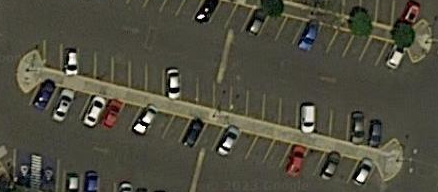
#> input picture test/2.png, 438 x 192 px
$ python test2.py
#> lines starting #> are read from the running program, lines starting #| are printed output that depends on the picture; after the words box and inside, x2 and y2 are one past the last pixel; in counts of white or black regions, pixels touching at a corner belong together
# -*- coding: utf-8 -*-
"""
Created on Thu Nov 23 22:49:56 2023

@author: A_209
"""

import cv2
from matplotlib import pyplot as plt
import numpy as np

# [150 lines left out: functions detectar_carros_por_color, segmentacion_por_umbral, rellenar_bordes_color_plano, cerrar_bordes_y_rellenar, encontrar_contornos, not called in this run]

def quitar_color_predominante(ruta_imagen):
    # Cargar la imagen
#> called with ruta_imagen = 'test/2.png'
    imagen = cv2.imread(ruta_imagen)
#> imagen is the input picture: shape (192, 438, 3); mean B, G, R 63.1, 77.1, 79
    imagen_rgb = cv2.cvtColor(imagen, cv2.COLOR_BGR2RGB)

    # Convertir la imagen a escala de grises
    imagen_gris = cv2.cvtColor(imagen, cv2.COLOR_BGR2GRAY)
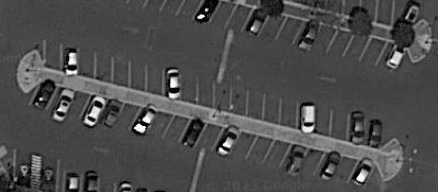
#> imagen_gris: shape (192, 438); min 0, max 255, mean 76.1

    # Calcular el color más predominante en la imagen
    hist = cv2.calcHist([imagen], [0, 1, 2], None, [256, 256, 256], [0, 256, 0, 256, 0, 256])
    color_predominante = np.unravel_index(hist.argmax(), hist.shape)
#> color_predominante = (59, 71, 71)

    # Definir un rango para el color predominante
    umbral = 30
    lower_color = np.array([max(0, color_predominante[0] - umbral), max(0, color_predominante[1] - umbral),
                            max(0, color_predominante[2] - umbral)])
#> lower_color = [29, 41, 41]
    upper_color = np.array([min(255, color_predominante[0] + umbral), min(255, color_predominante[1] + umbral),
                            min(255, color_predominante[2] + umbral)])
#> upper_color = [89, 101, 101]

    # Crear una máscara para el color predominante
    mask = cv2.inRange(imagen, lower_color, upper_color)
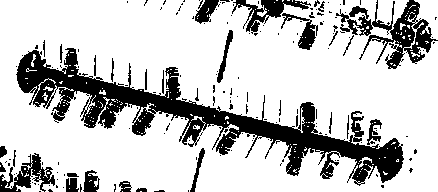
#> mask: shape (192, 438); 77.4% white; 168 black regions (136 under 20 px), largest, box (x1, y1, x2, y2) and area: (16, 48, 404, 186) 11907, (336, 0, 438, 69) 2329, (0, 153, 55, 192) 867

    # Invertir la máscara
    mask = cv2.bitwise_not(mask)

    # Aplicar la máscara a la imagen original
    resultado = cv2.bitwise_and(imagen_rgb, imagen_rgb, mask=mask)
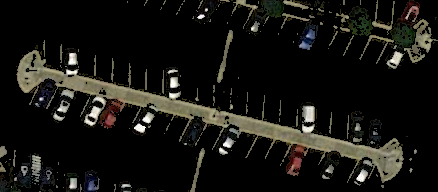
#> resultado: shape (192, 438, 3); mean R, G, B 22.7, 21.9, 18.1

    # Mostrar la imagen resultante
    plt.imshow(resultado)
    plt.title('Eliminación del Color Predominante')
    plt.axis('off')
    plt.show()

# [5 lines of commented-out code are left out]
quitar_color_predominante("test/2.png")

$ run again, with test/3.png copied over test/2.png
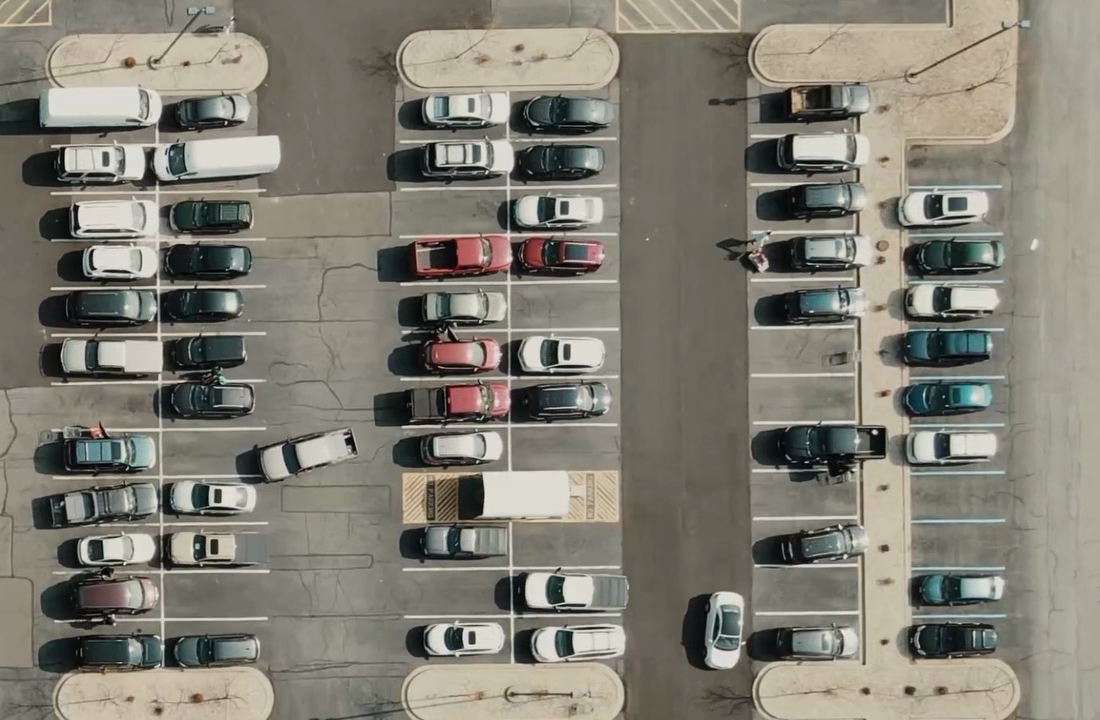
#> input picture test/3.png, 1100 x 720 px
#> in quitar_color_predominante, imagen is the input picture: shape (720, 1100, 3); mean B, G, R 116, 126.7, 129.8
#> color_predominante = (95, 107, 111)
#> lower_color = [65, 77, 81]
#> upper_color = [125, 137, 141]
#> in quitar_color_predominante, `mask = cv2.inRange(imagen, lower_color, upper_color)`:
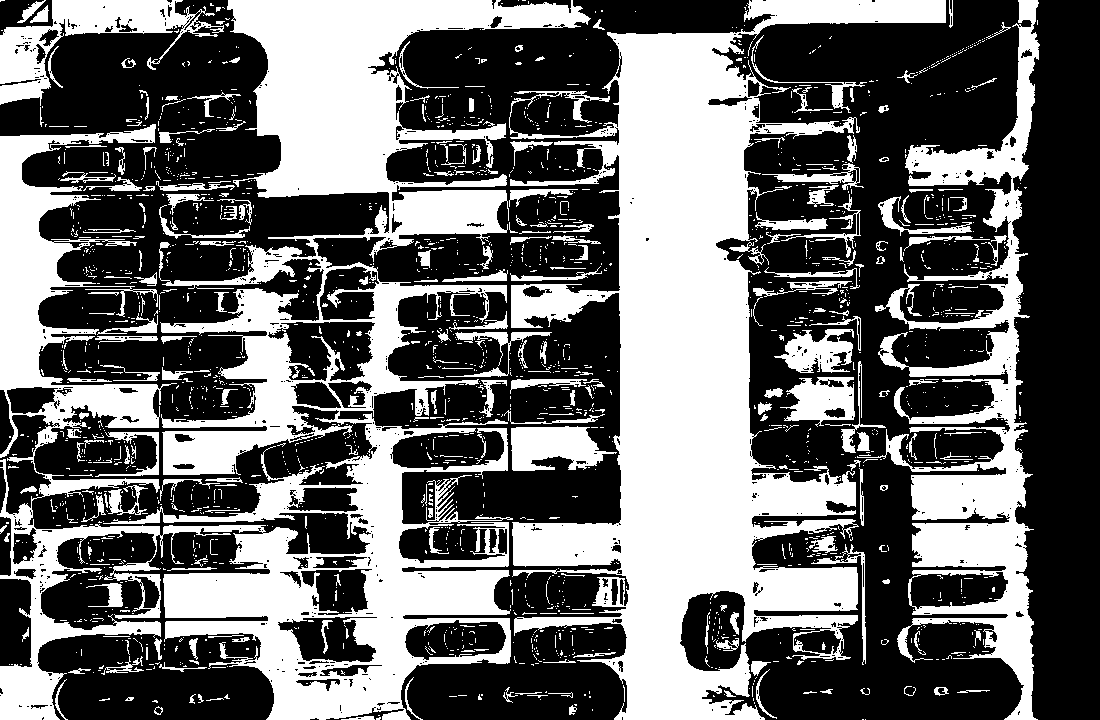
#> mask: shape (720, 1100); 41.2% white; 1982 white regions (1706 under 20 px), largest, box (x1, y1, x2, y2) and area: (0, 0, 591, 720) 133653, (509, 0, 946, 720) 111465, (857, 0, 1040, 720) 32577
#> in quitar_color_predominante, `resultado = cv2.bitwise_and(imagen_rgb, imagen_rgb, mask=mask)`:
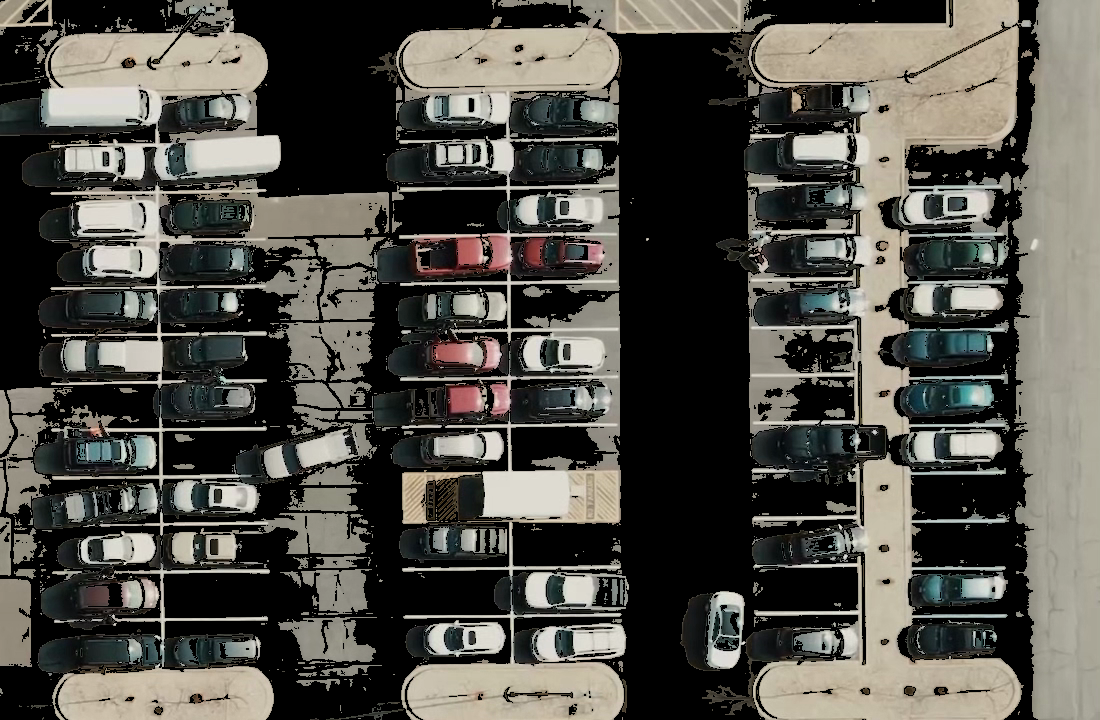
#> resultado: shape (720, 1100, 3); mean R, G, B 82, 80.2, 73.9
